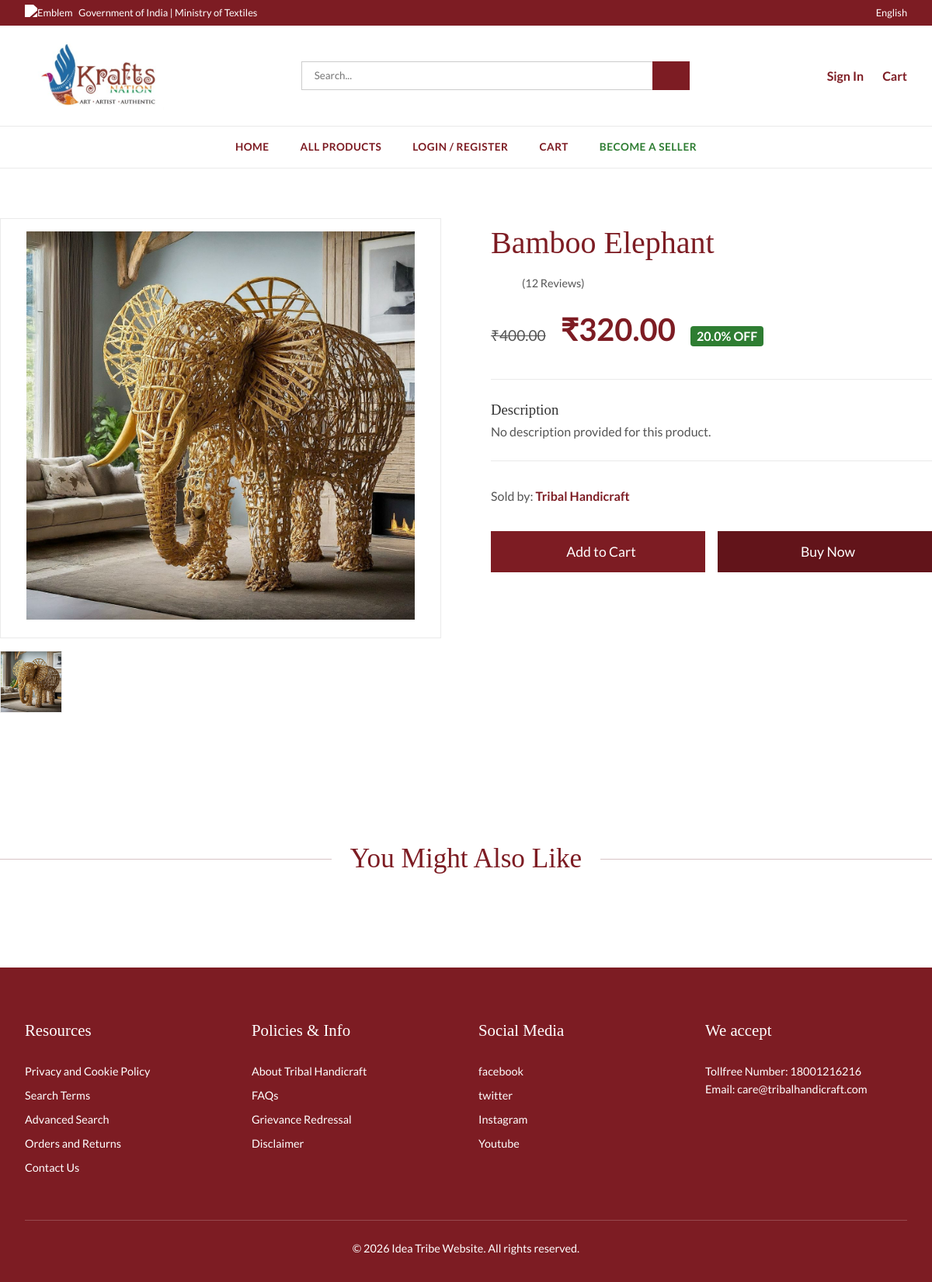
Page /product/1 on the committed database.
### models/product.py (models this page shows)
class Product(db.Model):
    __tablename__ = 'products'
    id = db.Column(db.Integer, primary_key=True)
    name = db.Column(db.String(255), nullable=False)
    description = db.Column(db.Text, nullable=True)
    price = db.Column(db.Float, nullable=False)
    discount = db.Column(db.Float, default=0.0)
    seller_id = db.Column(db.Integer, db.ForeignKey('users.id'), nullable=False)
    seller = db.relationship('User', foreign_keys=[seller_id])
    image_1 = db.Column(db.String(255), nullable=True)
    image_2 = db.Column(db.String(255), nullable=True)
    image_3 = db.Column(db.String(255), nullable=True)
    image_4 = db.Column(db.String(255), nullable=True)
    image_5 = db.Column(db.String(255), nullable=True)
    created_at = db.Column(db.DateTime, default=datetime.utcnow)

### models/user.py (models this page shows)
class User(db.Model):
    __tablename__ = 'users'
    id = db.Column(db.Integer, primary_key=True)
    name = db.Column(db.String(100), nullable=False)
    email = db.Column(db.String(120), unique=True, nullable=False)
    password_hash = db.Column(db.String(255), nullable=False)
    role = db.Column(db.String(20), nullable=False, default='BUYER') # BUYER, SELLER, ADMIN, SUPER_ADMIN, DELIVERY
    status = db.Column(db.String(20), nullable=False, default='Active')
    profile_image = db.Column(db.String(255), nullable=True)
    updated_at = db.Column(db.DateTime, default=datetime.utcnow, onupdate=datetime.utcnow)
    first_name = db.Column(db.String(100), nullable=True)
    last_name = db.Column(db.String(100), nullable=True)
    age = db.Column(db.Integer, nullable=True)
    gender = db.Column(db.String(20), nullable=True)
    phone = db.Column(db.String(20), nullable=True)
    address_line_1 = db.Column(db.String(255), nullable=True)
    address_line_2 = db.Column(db.String(255), nullable=True)
    city = db.Column(db.String(100), nullable=True)
    state = db.Column(db.String(100), nullable=True)
    pincode = db.Column(db.String(20), nullable=True)
    created_at = db.Column(db.DateTime, default=datetime.utcnow)
    store_description = db.Column(db.Text, nullable=True)
    store_logo = db.Column(db.String(255), nullable=True)
    rating = db.Column(db.Float, default=0.0)

### routes/storefront.py (the view)
@bp.route('/product/<int:product_id>')
def product_detail(product_id):
    product = Product.query.get_or_404(product_id)
    seller = User.query.get(product.seller_id)
    suggested = Product.query.filter(Product.id != product_id).limit(4).all()
    return render_template('product_detail.html', product=product, seller=seller, suggested=suggested)

### templates/product_detail.html (shortened to what this page needs)
{% extends "base.html" %}
{% block content %}
<div class="container" style="padding: 4rem 0;">
    <div style="display: flex; gap: 4rem; flex-wrap: wrap;">
        <div style="flex: 1; min-width: 300px;">
            <div style="border: 1px solid var(--border-color); padding: 1rem; text-align: center; margin-bottom: 1rem;">
                {% if product.image_1 %}
                    <img id="main-image" src="{{ url_for('static', filename='images/' + product.image_1) }}" style="width: 100%; max-height: 500px; object-fit: contain;">
                {% else %}
                    <div style="width: 100%; height: 400px; background: #eee; display: flex; align-items: center; justify-content: center; color: #999;"><i class="ph ph-image" style="font-size: 4rem;"></i></div>
                {% endif %}
            </div>
            <div style="display: flex; gap: 1rem;">
                {% for img in [product.image_1, product.image_2, product.image_3, product.image_4, product.image_5] %}
                    {% if img %}
                        <div style="width: 80px; height: 80px; border: 1px solid var(--border-color); cursor: pointer;" onclick="document.getElementById('main-image').src=this.querySelector('img').src">
                            <img src="{{ url_for('static', filename='images/' + img) }}" style="width: 100%; height: 100%; object-fit: cover;">
                        </div>
                    {% endif %}
                {% endfor %}
            </div>
        </div>
        <div style="flex: 1; min-width: 300px;">
            <h1 style="color: var(--color-primary); font-family: var(--font-display); margin-top: 0; margin-bottom: 0.5rem; font-size: 2.5rem;">{{ product.name }}</h1>
            <div style="display: flex; align-items: center; gap: 0.5rem; color: #f5a623; margin-bottom: 1rem;">
                <span style="color: var(--color-text-muted); font-size: 0.9rem;">(12 Reviews)</span>
            </div>
            <div style="margin-bottom: 2rem;">
                {% if product.discount > 0 %}
                    <span style="font-size: 1.2rem; color: var(--color-text-muted); text-decoration: line-through; margin-right: 1rem;">₹{{ "%.2f"|format(product.price) }}</span>
                    <span style="font-size: 2.5rem; font-weight: bold; color: var(--color-primary);">₹{{ "%.2f"|format(product.price * (1 - product.discount/100)) }}</span>
                    <span style="margin-left: 1rem; background: var(--color-warning); color: white; padding: 0.2rem 0.5rem; border-radius: 4px; font-weight: bold;">{{ product.discount }}% OFF</span>
                {% else %}
                    <span style="font-size: 2.5rem; font-weight: bold; color: var(--color-primary);">₹{{ "%.2f"|format(product.price) }}</span>
                {% endif %}
            </div>
            <div style="margin-bottom: 2rem; border-top: 1px solid var(--border-color); border-bottom: 1px solid var(--border-color); padding: 1.5rem 0;">
                <h3 style="margin-top: 0; color: var(--color-text);">Description</h3>
                <p style="color: var(--color-text-muted); line-height: 1.6;">
                    {{ product.description or "No description provided for this product." }}
                </p>
            </div>
            <div style="margin-bottom: 2rem;">
                <p style="margin: 0; color: var(--color-text-muted);">Sold by: <a href="{{ url_for('storefront.seller_store', seller_id=seller.id) }}" style="color: var(--color-primary); font-weight: bold;">{{ seller.name }}</a></p>
            </div>
            <form action="{{ url_for('cart.add_to_cart', product_id=product.id) }}" method="POST" style="display: flex; gap: 1rem;">
                <button type="submit" class="btn-solid-primary" style="flex: 1; padding: 1rem; font-size: 1.1rem; display: flex; justify-content: center; align-items: center; gap: 0.5rem;">
                     Add to Cart
                </button>
                <button type="submit" name="buy_now" value="true" style="flex: 1; padding: 1rem; font-size: 1.1rem; background: var(--color-primary-dark); color: white; border: none; cursor: pointer; display: flex; justify-content: center; align-items: center; gap: 0.5rem; font-family: var(--font-body); font-weight: 500;">
                     Buy Now
                </button>
            </form>
        </div>
    </div>
</div>
<section class="container" style="padding: 2rem 0 4rem 0;">
    <div class="section-title">
        <span>You Might Also Like</span>
    </div>
</section>
{% endblock %}

### templates/base.html (shortened to what this page needs)
<!DOCTYPE html>
<html lang="en">
<head>
    <link rel="stylesheet" href="{{ url_for('static', filename='css/style.css') }}">
</head>
<body>
    <div class="top-bar">
        <div class="container" style="display: flex; justify-content: space-between; width: 100%;">
            <div>
                <img src="https://upload.wikimedia.org/wikipedia/commons/thumb/5/55/Emblem_of_India.svg/1200px-Emblem_of_India.svg.png" style="height: 15px; margin-right: 5px; filter: brightness(0) invert(1);" alt="Emblem">
                Government of India | Ministry of Textiles
            </div>
            <div>
                English
            </div>
        </div>
    </div>
    <header class="main-header">
        <div class="container header-container">
            <a href="/" class="logo-area">
                <img src="{{ url_for('static', filename='images/new_logo.png') }}" alt="Tribal Handicraft Logo" onerror="this.style.display='none'; this.nextElementSibling.style.display='block';">
            </a>
            <div class="search-box">
                <input type="text" placeholder="Search...">
                <button></button>
            </div>
            <div class="header-actions">
                {% if session.get('user_id') %}
                    {% if session.get('role') == 'SELLER' %}
                        <a href="{{ url_for('seller.dashboard') }}"><i class="ph ph-storefront"></i> Dashboard</a>
                    {% else %}
                        <a href="{{ url_for('buyer.dashboard') }}"><i class="ph ph-user"></i> Account</a>
                        <a href="{{ url_for('cart.view_cart') }}" style="position: relative;">
                            <i class="ph ph-shopping-cart"></i> Cart
                            {% if session.get('cart') and session.get('cart').values()|sum > 0 %}
                                <span style="position: absolute; top: -8px; right: -12px; background: var(--color-warning); color: white; border-radius: 50%; padding: 0.1rem 0.4rem; font-size: 0.75rem; font-weight: bold; box-shadow: 0 2px 4px rgba(0,0,0,0.2);">{{ session.get('cart').values()|sum }}</span>
                            {% endif %}
                        </a>
                    {% endif %}
                    <a href="{{ url_for('auth.logout') }}"><i class="ph ph-sign-out"></i> Logout</a>
                {% else %}
                    <a href="{{ url_for('auth.login') }}"> Sign In</a>
                    <a href="{{ url_for('cart.view_cart') }}" style="position: relative;">
                         Cart
                    </a>
                {% endif %}
            </div>
        </div>
    </header>
    {% if session.get('role') != 'SELLER' %}
    <nav class="nav-bar">
        <div class="container">
            <ul class="nav-list">
                <li><a href="{{ url_for('storefront.index') }}">HOME</a></li>
                <li><a href="{{ url_for('storefront.all_products') }}">ALL PRODUCTS</a></li>
                {% if session.get('role') == 'BUYER' %}
                    <li><a href="{{ url_for('buyer.dashboard') }}">MY ACCOUNT</a></li>
                    <li><a href="{{ url_for('buyer.orders') }}">MY ORDERS</a></li>
                {% elif not session.get('user_id') %}
                    <li><a href="{{ url_for('auth.login') }}">LOGIN / REGISTER</a></li>
                {% endif %}
                <li><a href="{{ url_for('cart.view_cart') }}">CART</a></li>
                <li><a href="{{ url_for('auth.register_seller') }}" style="color: var(--color-warning);">BECOME A SELLER</a></li>
            </ul>
        </div>
    </nav>
    {% endif %}
    <main>
        {% block content %}{% endblock %}
    </main>
    <footer class="footer">
        <div class="container">
            <div class="footer-grid">
                <div>
                    <h4>Resources</h4>
                    <ul>
                        <li><a href="#">Privacy and Cookie Policy</a></li>
                        <li><a href="#">Search Terms</a></li>
                        <li><a href="#">Advanced Search</a></li>
                        <li><a href="#">Orders and Returns</a></li>
                        <li><a href="#">Contact Us</a></li>
                    </ul>
                </div>
                <div>
                    <h4>Policies & Info</h4>
                    <ul>
                        <li><a href="#">About Tribal Handicraft</a></li>
                        <li><a href="#">FAQs</a></li>
                        <li><a href="#">Grievance Redressal</a></li>
                        <li><a href="#">Disclaimer</a></li>
                    </ul>
                </div>
                <div>
                    <h4>Social Media</h4>
                    <ul>
                        <li><a href="#"> facebook</a></li>
                        <li><a href="#"> twitter</a></li>
                        <li><a href="#"> Instagram</a></li>
                        <li><a href="#"> Youtube</a></li>
                    </ul>
                </div>
                <div>
                    <h4>We accept</h4>
                    <p>Tollfree Number: 18001216216</p>
                    <p>Email: care@tribalhandicraft.com</p>
                </div>
            </div>
            <div class="footer-bottom">
                <p>&copy; 2026 Idea Tribe Website. All rights reserved.</p>
            </div>
    </footer>
</body>
</html>

### static/css/style.css (style rules this page uses)
:root { --color-primary: #7d1c23; --color-primary-dark: #62141a; --color-cream: #fdfaf4; --color-white: #ffffff; --color-text: #333333; --color-text-muted: #555555; --color-warning: #2e7d32; --font-body: "Lato", sans-serif; --font-display: "Playfair Display", Georgia, serif; --border-color: #eaeaea; --transition: all 0.2s ease-in-out; }
* { margin: 0; padding: 0; box-sizing: border-box; }
body { font-family: var(--font-body); color: var(--color-text); background-color: var(--color-white); line-height: 1.6; }
h1, h2, h3, h4, h5, h6 { font-family: var(--font-display); font-weight: 500; }
a { text-decoration: none; color: inherit; transition: var(--transition); }
ul { list-style: none; }
.container { max-width: 1350px; margin: 0 auto; padding: 0 2rem; }
.top-bar { background-color: var(--color-primary); color: white; font-size: 0.8rem; padding: 0.4rem 0; display: flex; justify-content: space-between; }
.main-header { background-color: var(--color-white); padding: 1.2rem 0; }
.header-container { display: flex; justify-content: space-between; align-items: center; }
.logo-area { display: flex; align-items: center; }
.logo-area img { height: 90px; max-width: 300px; object-fit: contain; }
.search-box { display: flex; flex: 1; max-width: 500px; margin: 0 2rem; }
.search-box input { flex: 1; padding: 0.6rem 1rem; border: 1px solid #ccc; border-right: none; outline: none; font-family: var(--font-body); }
.search-box button { background-color: var(--color-primary); color: white; border: none; padding: 0 1.5rem; cursor: pointer; }
.header-actions { display: flex; align-items: center; gap: 1.5rem; color: var(--color-primary); font-weight: 600; }
.nav-bar { border-top: 1px solid var(--border-color); border-bottom: 1px solid var(--border-color); }
.nav-list { display: flex; justify-content: center; gap: 2.5rem; }
.nav-list > li > a { display: block; padding: 1rem 0; color: var(--color-primary); font-weight: 700; font-size: 0.85rem; text-transform: uppercase; letter-spacing: 0.5px; }
.section-title { text-align: center; margin: 4rem 0 3rem; position: relative; }
.section-title span { font-family: var(--font-display); font-size: 2.2rem; color: var(--color-primary); background: white; padding: 0 1.5rem; position: relative; z-index: 1; }
.section-title::before { content: ''; position: absolute; top: 50%; left: 0; right: 0; height: 1px; background: #d8c4c5; z-index: 0; }
.btn-solid-primary { background-color: var(--color-primary); color: white; padding: 0.75rem 2rem; border: none; font-family: var(--font-body); font-weight: 500; cursor: pointer; }
.footer { background-color: var(--color-primary); color: white; padding: 4rem 0 2rem; font-size: 0.9rem; }
.footer-grid { display: grid; grid-template-columns: repeat(4, 1fr); gap: 2rem; }
.footer h4 { font-family: var(--font-display); font-size: 1.3rem; margin-bottom: 1.5rem; }
.footer ul li { margin-bottom: 0.5rem; }
.footer-bottom { text-align: center; border-top: 1px solid rgba(255,255,255,0.2); margin-top: 3rem; padding-top: 1.5rem; }

### rows in the picture
Product: image_1 (picture), name "Bamboo Elephant", price "400.00", product.price*(1-product.discount/100) "320.00", discount "20.0", description "No description provided for this product."
User: name "Tribal Handicraft"
